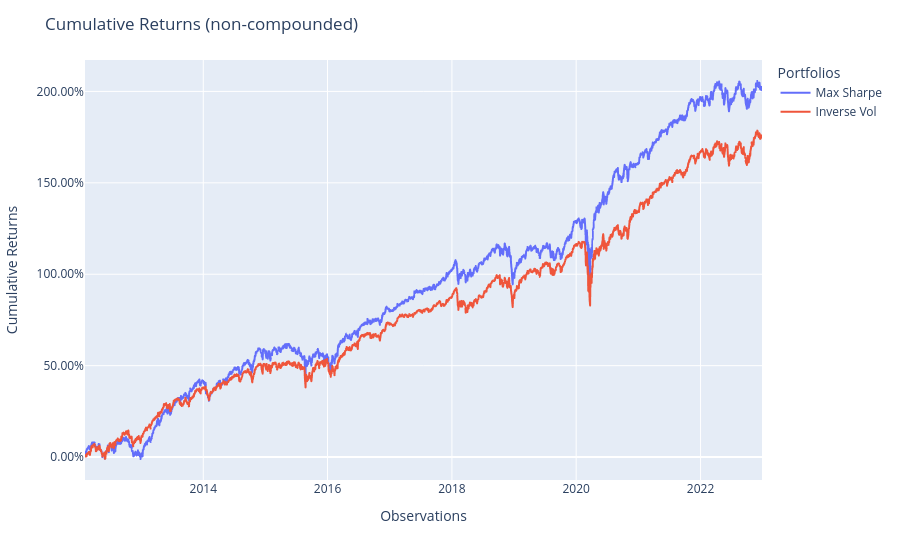

Notebook source saved alongside this figure:
### Code cell
fig = population.plot_cumulative_returns()
show(fig)

### Figure 1 — Plotly figure (JSON) as saved in the notebook; plotly's stock layout.template omitted (floating-point values rounded to 4 significant figures; data arrays with more than 128 entries replaced by an {"elided": "..."} marker saying what was removed)
{"data": [{"hovertemplate": "variable=Max Sharpe<br>index=%{x}<br>value=%{y}<extra></extra>", "legendgroup": "Max Sharpe", "line": {"color": "#636efa", "dash": "solid"}, "marker": {"symbol": "circle"}, "mode": "lines", "name": "Max Sharpe", "showlegend": true, "type": "scattergl", "x": {"elided": "2743 str values"}, "xaxis": "x", "y": {"elided": "2743 float values"}, "yaxis": "y"}, {"hovertemplate": "variable=Inverse Vol<br>index=%{x}<br>value=%{y}<extra></extra>", "legendgroup": "Inverse Vol", "line": {"color": "#EF553B", "dash": "solid"}, "marker": {"symbol": "circle"}, "mode": "lines", "name": "Inverse Vol", "showlegend": true, "type": "scattergl", "x": {"elided": "2743 str values"}, "xaxis": "x", "y": {"elided": "2743 float values"}, "yaxis": "y"}], "layout": {"legend": {"title": {"text": "Portfolios"}, "tracegroupgap": 0}, "margin": {"t": 60}, "title": {"text": "Cumulative Returns (non-compounded)"}, "xaxis": {"anchor": "y", "domain": [0, 1], "title": {"text": "Observations"}}, "yaxis": {"anchor": "x", "domain": [0, 1], "tickformat": ".2%", "title": {"text": "Cumulative Returns"}}}}
